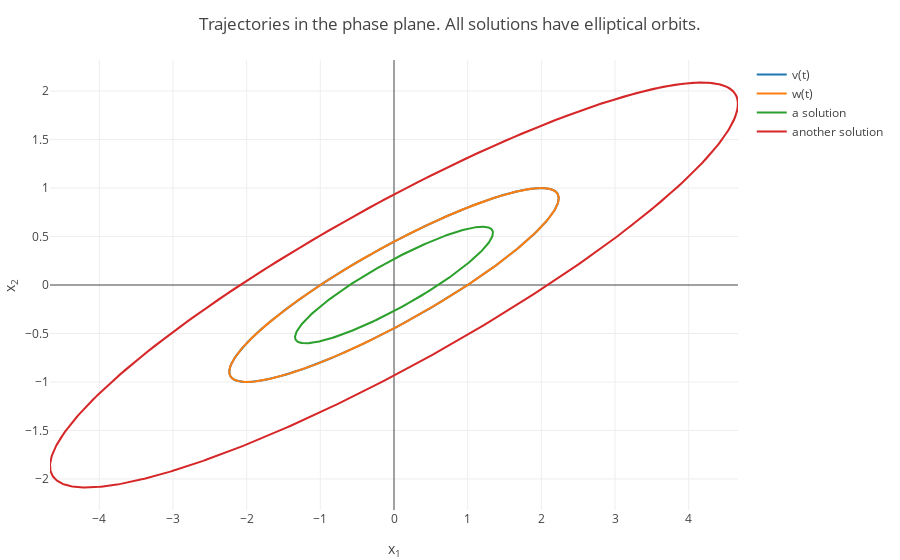

This figure's notebook cell:
### Markdown cell above
Observe that for any choice of $c_1$ and $c_2$ both components of the solution are periodic functions of $t$. Therefore the trajectory of any solution is an ellipse in the phase plane. Below is a phase plane portrait. The equilibrium is called a __stable center__.

### Code cell
using PlotlyJS

tt = 0:0.01:10;
v1 = 2.*cos.(tt) - sin.(tt);
v2 = cos.(tt);
w1 = 2.*sin.(tt) + cos.(tt);
w2 = sin.(tt);;

tracesODE1 = GenericTrace[];
trace = scatter(x=v1, y=v2, name = "v(t)");
push!(tracesODE1, trace);
trace = scatter(x=w1, y=w2, name = "w(t)");
push!(tracesODE1, trace);

c1=1/3;
c2=-1/2;
x13 =c1*v1+c2*w1; 
x23 =c1*v2+c2*w2; 
trace = scatter(x=x13, y=x23, name = "a solution");
push!(tracesODE1, trace);

c1=0.6;
c2=2;
x13 =c1*v1+c2*w1; 
x23 =c1*v2+c2*w2; 
trace = scatter(x=x13, y=x23, name = "another solution");
push!(tracesODE1, trace);

plot(tracesODE1, Layout(title="Trajectories in the phase plane. All solutions have elliptical orbits.", xaxis=attr(title="x<sub>1</sub>"),yaxis=attr(title="x<sub>2</sub>")))

### Figure 1 — Plotly figure (JSON) as saved in the notebook; plotly's stock layout.template omitted (floating-point values rounded to 4 significant figures; data arrays with more than 128 entries replaced by an {"elided": "..."} marker saying what was removed)
{"data": [{"name": "v(t)", "type": "scatter", "x": {"elided": "1001 float values"}, "y": {"elided": "1001 float values"}}, {"name": "w(t)", "type": "scatter", "x": {"elided": "1001 float values"}, "y": {"elided": "1001 float values"}}, {"name": "a solution", "type": "scatter", "x": {"elided": "1001 float values"}, "y": {"elided": "1001 float values"}}, {"name": "another solution", "type": "scatter", "x": {"elided": "1001 float values"}, "y": {"elided": "1001 float values"}}], "layout": {"margin": {"b": 50, "l": 50, "r": 50, "t": 60}, "title": "Trajectories in the phase plane. All solutions have elliptical orbits.", "xaxis": {"title": "x<sub>1</sub>"}, "yaxis": {"title": "x<sub>2</sub>"}}}
